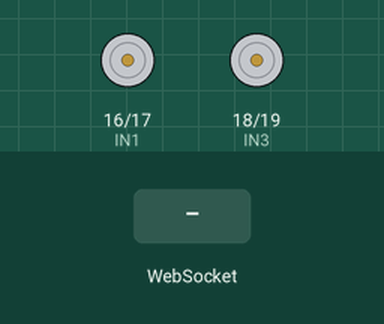
Recording of a sketch running on a simulated ESP32. Shown: motor-driver pin pairs drawn as motors (green arrow = first pin HIGH = forward, orange = second pin HIGH = backward, longer = more drive). The test bench sets the inputs (shaded band). What the sketch prints to the serial monitor is not drawn.

Above: at 1.2 s.
1.3 s: WebSocket text "FORWARD" received
At 1.9 s:
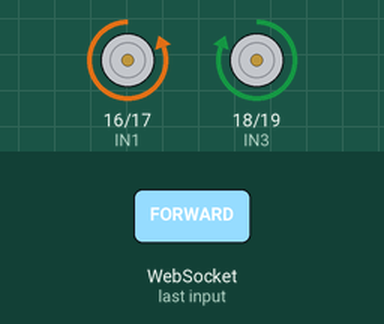
2.8 s: WebSocket text "BACKWARD" received
At 3.1 s:
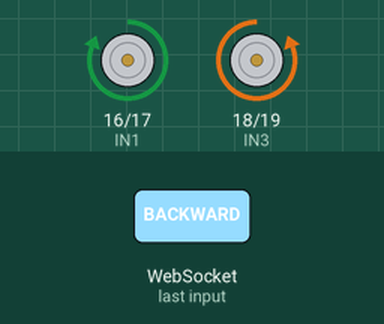
4.3 s: WebSocket text "LEFT" received
At 5.4 s:
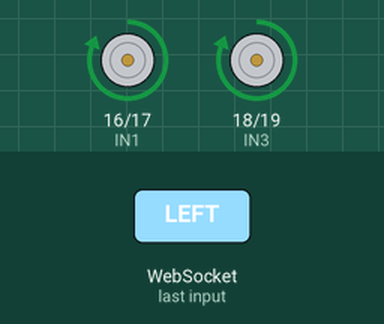
5.8 s: WebSocket text "RIGHT" received
At 6.5 s:
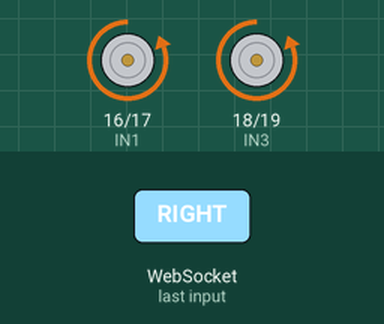
Timing chart, 0 to 8.3 s (numbered marks = the images above; inputs shaded):
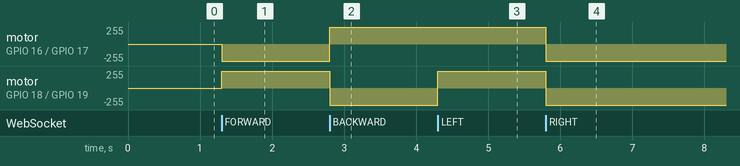

The sketch:

Dieu_khien_xe.ino
```cpp
#include <WiFi.h>
#include <WebSocketsServer.h>

// **Khai báo chân L298N theo sơ đồ của bạn**
#define IN1 16  // Điều khiển động cơ trái lùi
#define IN2 17  // Điều khiển động cơ trái tiến
#define IN3 18  // Điều khiển động cơ phải tiến
#define IN4 19  // Điều khiển động cơ phải lùi

// **WiFi Access Point cho ESP32 trên xe**
const char* ssid = "ESP32_Car";
const char* password = "12345678";

// **Tạo WebSocket server**
WebSocketsServer webSocket(81);

void setup() {
  Serial.begin(115200);

  // **Thiết lập chân điều khiển động cơ**
  pinMode(IN1, OUTPUT);
  pinMode(IN2, OUTPUT);
  pinMode(IN3, OUTPUT);
  pinMode(IN4, OUTPUT);

  // **Tạo WiFi Access Point cho ESP32 trên xe**
  WiFi.softAP(ssid, password);
  Serial.print("ESP32 Car IP: ");
  Serial.println(WiFi.softAPIP());  // In địa chỉ IP của xe

  // **Bắt đầu WebSocket server**
  webSocket.begin();
  webSocket.onEvent(webSocketEvent);
}

// **Hàm nhận lệnh từ WebSocket**
void webSocketEvent(uint8_t num, WStype_t type, uint8_t * payload, size_t length) {
  if (type == WStype_TEXT) {
    String command = (char*)payload;
    Serial.println("Lệnh nhận được: " + command);
    controlCar(command);
  }
}

// **Hàm điều khiển xe**
void controlCar(String command) {
  if (command == "FORWARD") {      // Tiến tới
    digitalWrite(IN1, LOW);
    digitalWrite(IN2, HIGH);
    digitalWrite(IN3, HIGH);
    digitalWrite(IN4, LOW);
  }
  else if (command == "BACKWARD") { // Lùi
    digitalWrite(IN1, HIGH);
    digitalWrite(IN2, LOW);
    digitalWrite(IN3, LOW);
    digitalWrite(IN4, HIGH);
  }
  else if (command == "LEFT") {     // Rẽ trái
    digitalWrite(IN1, HIGH);
    digitalWrite(IN2, LOW);
    digitalWrite(IN3, HIGH);
    digitalWrite(IN4, LOW);
  }
  else if (command == "RIGHT") {    // Rẽ phải
    digitalWrite(IN1, LOW);
    digitalWrite(IN2, HIGH);
    digitalWrite(IN3, LOW);
    digitalWrite(IN4, HIGH);
  }
  else {                            // Dừng lại
    digitalWrite(IN1, LOW);
    digitalWrite(IN2, LOW);
    digitalWrite(IN3, LOW);
    digitalWrite(IN4, LOW);
  }
}

void loop() {
  webSocket.loop(); // Lắng nghe WebSocket để nhận lệnh
}
```

Measured:
- after the input at 1.3 s, motor on GPIO 16 (IN1) / GPIO 17 (IN2): stopped → backward 255/255 at once; motor on GPIO 18 (IN3) / GPIO 19 (IN4): stopped → forward 255/255 at once
- after the input at 2.8 s, motor on GPIO 16 (IN1) / GPIO 17 (IN2): backward 255/255 → forward 255/255 at once; motor on GPIO 18 (IN3) / GPIO 19 (IN4): forward 255/255 → backward 255/255 at once
- after the input at 4.3 s, motor on GPIO 18 (IN3) / GPIO 19 (IN4): backward 255/255 → forward 255/255 at once
- after the input at 5.8 s, motor on GPIO 16 (IN1) / GPIO 17 (IN2), motor on GPIO 18 (IN3) / GPIO 19 (IN4): forward 255/255 → backward 255/255 at once
